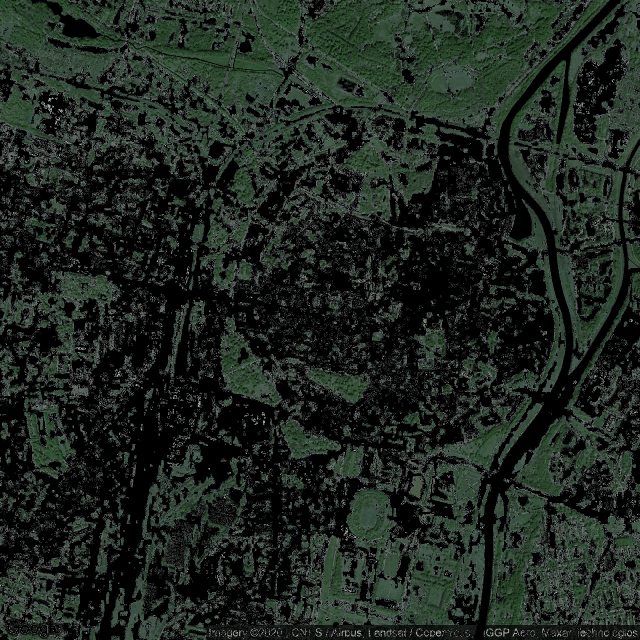
#> input picture final/Poznan.png, 1280 x 1280 px, found by its file name (shown at 1/2 size)
$ python '3 testy hue.py'
#> lines starting #> are read from the running program, lines starting #| are printed output that depends on the picture; after the words box and inside, x2 and y2 are one past the last pixel; in counts of white or black regions, pixels touching at a corner belong together
import cv2
import os
from matplotlib import pyplot as plt
import pandas as pd
os.environ["PROJ_LIB"] = r'D:\Anaconda_Python\Library\share'
from mpl_toolkits.basemap import Basemap
import numpy as np

os.chdir('D:\KK\OneDrive\Wroclaw w Liczbach\Gotowe projekty\\20191219 zielone miasta')
print(os.getcwd())

# wybrane zostyało Closing 3 - opening 3


########################################
#sprawdzenie ile zajmuje rzeka

mapy = os.listdir(os.getcwd() + '\\mapy' )


mapy = 'Poznan.png'


Kroki = True

miasta = []
zielonosc = []
ilosc_pikseli_zielonych = []
x = []
y = []
ilosc_pikseli_rzeki = []
zielonosc_po_closing = []
zielonosc_po_opening = []


print(mapy)
miasto = mapy[0:-4]

mapa = cv2.imread(os.getcwd() + '\\mapy\\' + mapy)
#> mapa is the input picture: shape (1280, 1280, 3); mean B, G, R 32.2, 38.4, 30.3


mapa_RGB = cv2.cvtColor(mapa, cv2.COLOR_BGR2RGB)


R = 170
G = 218
B = 255

#Wybranie jedynie rzeki
rzeka = cv2.inRange(mapa_RGB, (R - 1, G - 1, B - 1), (R + 1, G + 1, B + 1))
#> rzeka: shape (1280, 1280); every value is 0

#zmianna na True - False
rzeka_TF = rzeka>0

#zmiana koloru na czarny w tym gdzie jest rzeka
mapa_final = np.copy(mapa)
mapa_final[rzeka_TF] = 0

#wxzytanie saletlity
satelita = cv2.imread(os.getcwd() + '\\mapy satelity\\'  + mapy)

satelita_RGB = cv2.cvtColor(satelita, cv2.COLOR_BGR2RGB)

satelita_hsv = cv2.cvtColor(satelita_RGB, cv2.COLOR_RGB2HSV)
#> satelita_hsv: shape (1280, 1280, 3); mean H, S, V 34.1, 29.8, 38.4

#usunięcie rzeki
satelita_hsv[rzeka_TF] = 0
satelita_RGB_1 = np.copy(satelita_RGB)
satelita_RGB_1[rzeka_TF] = 0
#plt.imshow(satelita_hsv)


for i in range(30,51,5):
    if Kroki:
        cv2.imwrite(os.getcwd() +'\\kroki testy\\h - ' + str(i) + " - " +  miasto + ' 08 satelita bez rzeki.jpg', satelita_RGB_1)

    #Wybranie jedynie zielonych
    mask = cv2.inRange(satelita_hsv, (i, 0, 0), (80, 255,255))


    #zmianna na True - False
    mask_TF = mask>0
    #print(np.sum(mask_TF))


    #zmiana koloru na czarny w tym gdzie nie było zielone
    satelita_RGB_2 = np.copy(satelita_RGB)
    satelita_RGB_2[~mask_TF] = 0
    if Kroki:
        cv2.imwrite(os.getcwd() +'\\kroki testy\\h - ' + str(i) + " - " +  miasto + ' 09 satelita zielone.jpg' , satelita_RGB_2)
    #plt.imshow(satelita_RGB_2)


    #wygładzenie - closing
    n = 3
    kernel_closing = np.ones((n,n),np.uint8)
    mask_closing = np.copy(mask)
    closing = cv2.morphologyEx(mask_closing, cv2.MORPH_CLOSE, kernel_closing)

    closing_TF = closing > 0
    satelita_RGB_3 = np.copy(satelita_RGB_1)
    satelita_RGB_3[~closing_TF] = 0
    if Kroki:
        cv2.imwrite(os.getcwd() +'\\kroki testy\\h - ' + str(i) + " - " +  miasto + ' 10 closing.jpg', satelita_RGB_3)
    #plt.imshow(satelita_RGB_3)


    m = 3
    kernel_opening = np.ones((m,m), np.uint8)
    opening = cv2.morphologyEx(closing, cv2.MORPH_OPEN, kernel_opening)


    opening_TF = opening > 0
    satelita_RGB_4 = np.copy(satelita_RGB_1)
    satelita_RGB_4[~opening_TF] = 0
    if Kroki:
        cv2.imwrite(os.getcwd() +'\\kroki testy\\h - ' + str(i) + " - " +  miasto + ' 11 po operacjach morfologicznych.jpg', satelita_RGB_4)
    # [9 lines of commented-out code are left out]
    miasta.append(miasto)
    ilosc_pikseli_zielonych.append(np.sum(opening_TF))
    x.append(opening.shape[0])
    y.append(opening.shape[1])
    ilosc_pikseli_rzeki.append(np.sum(rzeka_TF))
    zielonosc_po_closing.append(np.sum(closing_TF))
    zielonosc_po_opening.append(np.sum(opening_TF))

    zielonosc.append(np.sum(opening_TF) / (opening.shape[0] * opening.shape[1] - np.sum(rzeka_TF)))
#> this loop made 5 passes
#> pass 1, `mask = cv2.inRange(satelita_hsv, (i, 0, 0), (80, 255,255))`:
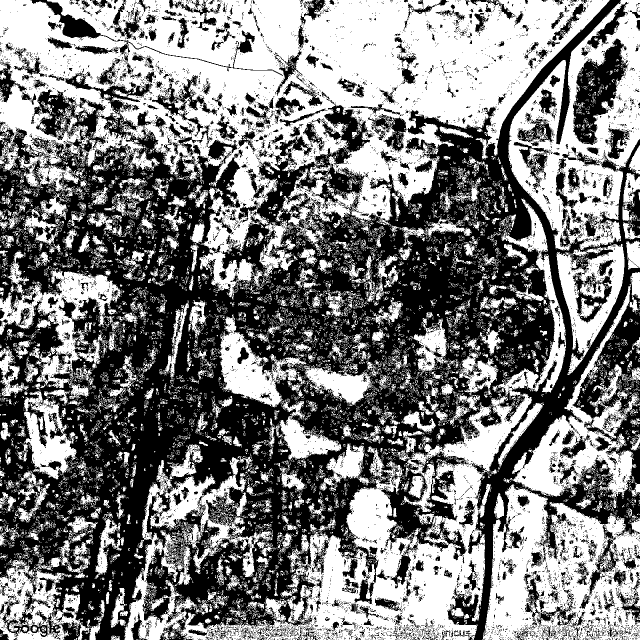
#> mask: shape (1280, 1280) (shown at 1/2 size); 49.8% white; 14789 white regions (13888 under 20 px), largest, box (x1, y1, x2, y2) and area: (0, 0, 1219, 594) 296746, (249, 397, 1132, 1280) 131597, (964, 968, 1280, 1280) 58389
#> pass 1, `closing = cv2.morphologyEx(mask_closing, cv2.MORPH_CLOSE, kernel_closi..`:
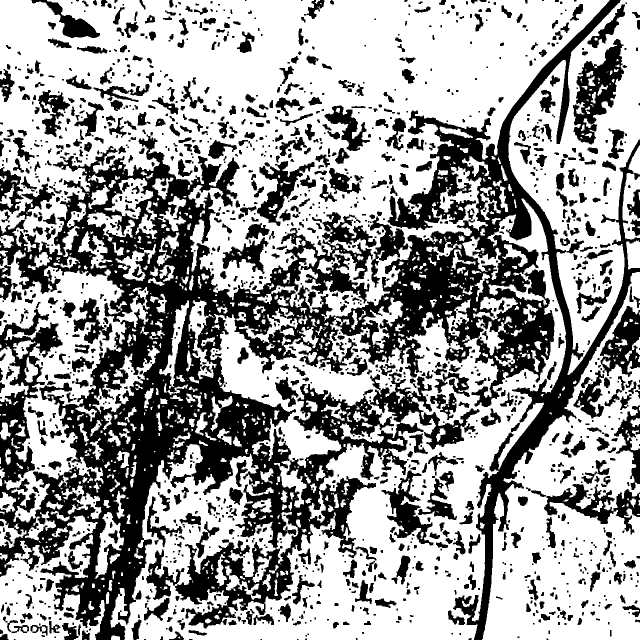
#> closing: shape (1280, 1280) (shown at 1/2 size); 62% white; 1663 black regions (681 under 20 px), largest, box (x1, y1, x2, y2) and area: (0, 269, 847, 1280) 282125, (671, 0, 1280, 1280) 131369, (1146, 78, 1248, 289) 9343
#> after the loop, ilosc_pikseli_rzeki = [0, 0, 0, 0, 0]; ilosc_pikseli_zielonych = [1007225, 1007225, 1007225, 1007225, 1007222]; miasta = ['Poznan', 'Poznan', 'Poznan', 'Poznan', 'Poznan']; x = [1280, 1280, 1280, 1280, 1280]; y = [1280, 1280, 1280, 1280, 1280]; zielonosc = [0.615, 0.615, 0.615, 0.615, 0.615]; zielonosc_po_closing = [1016221, 1016221, 1016221, 1016221, 1016220]; zielonosc_po_opening = [1007225, 1007225, 1007225, 1007225, 1007222]
    #print(str(i) + " " + zielonosc[i])

$ run again, with final/Bialystok.png copied over final/Poznan.png
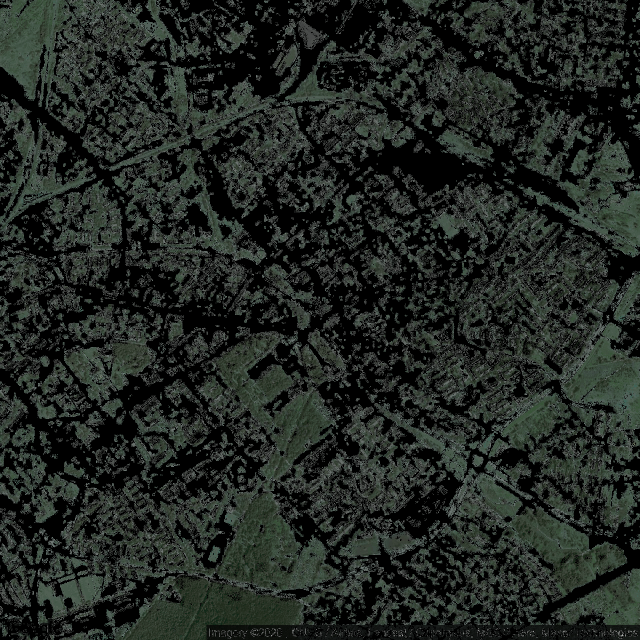
#> input picture final/Bialystok.png, 1280 x 1280 px, found by its file name (shown at 1/2 size)
#> mapa is the input picture: shape (1280, 1280, 3); mean B, G, R 34.7, 39, 33.8
#> rzeka: shape (1280, 1280); every value is 0
#> satelita_hsv: shape (1280, 1280, 3); mean H, S, V 33.2, 19.7, 39
#> after the loop `for i in range(30,51,5):`:
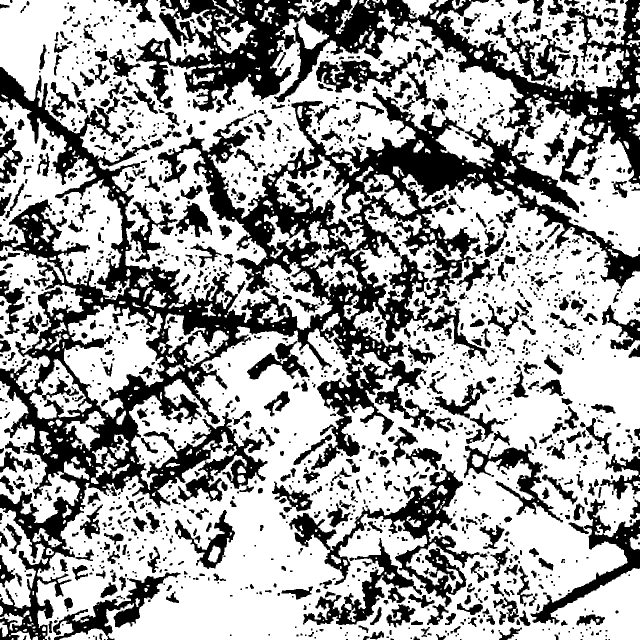
#> closing: shape (1280, 1280) (shown at 1/2 size); 63.3% white; 1907 black regions (916 under 20 px), largest, box (x1, y1, x2, y2) and area: (0, 134, 1280, 1280) 274076, (272, 0, 1280, 371) 91611, (578, 928, 959, 1214) 21471
#> after the loop `for i in range(30,51,5):`:
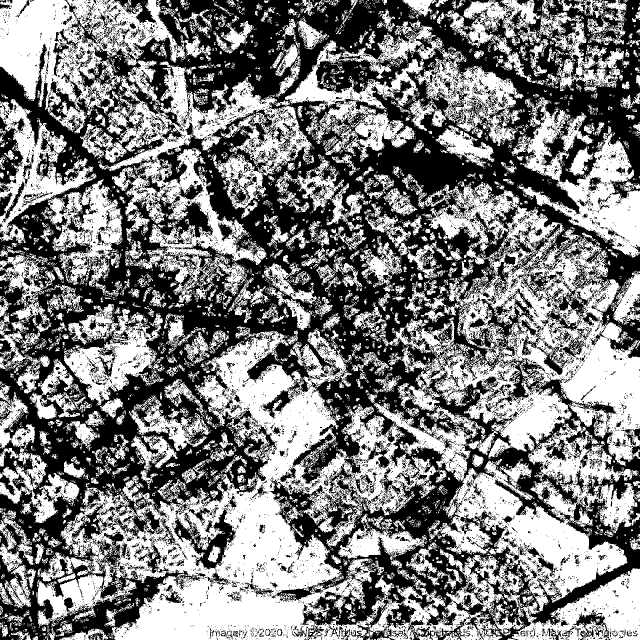
#> mask_closing: shape (1280, 1280) (shown at 1/2 size); 49.8% white; 7114 white regions (6393 under 20 px), largest, box (x1, y1, x2, y2) and area: (74, 359, 1280, 1280) 392058, (0, 0, 629, 607) 104102, (0, 198, 245, 594) 30201
#> after the loop `for i in range(30,51,5):`: ilosc_pikseli_rzeki = [0, 0, 0, 0, 0]; ilosc_pikseli_zielonych = [1036164, 1036164, 1036164, 1036052, 1031324]; miasta = ['Poznan', 'Poznan', 'Poznan', 'Poznan', 'Poznan']; x = [1280, 1280, 1280, 1280, 1280]; zielonosc = [0.632, 0.632, 0.632, 0.632, 0.629]; zielonosc_po_closing = [1041121, 1041121, 1041121, 1041025, 1036805]; zielonosc_po_opening = [1036164, 1036164, 1036164, 1036052, 1031324]

$ run again, with final/Gdansk.png copied over final/Poznan.png
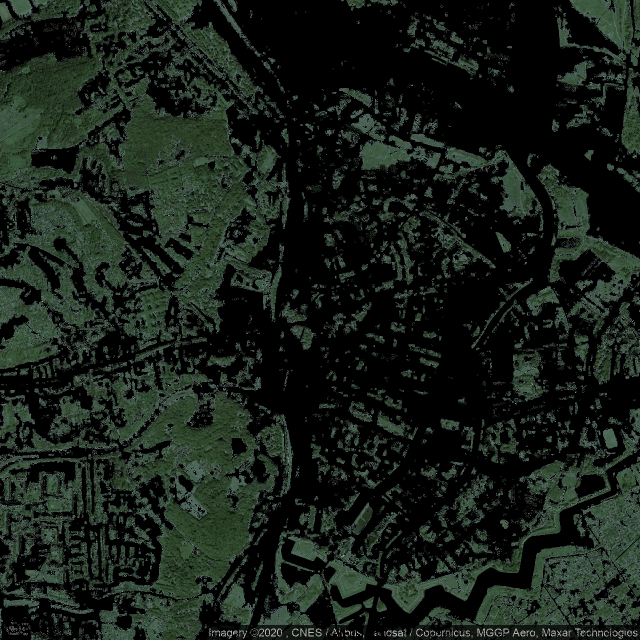
#> input picture final/Gdansk.png, 1280 x 1280 px, found by its file name (shown at 1/2 size)
#> mapa is the input picture: shape (1280, 1280, 3); mean B, G, R 24.7, 31.5, 23.3
#> rzeka: shape (1280, 1280); every value is 0
#> satelita_hsv: shape (1280, 1280, 3); mean H, S, V 26.8, 30.9, 31.5
#> after the loop `for i in range(30,51,5):`:
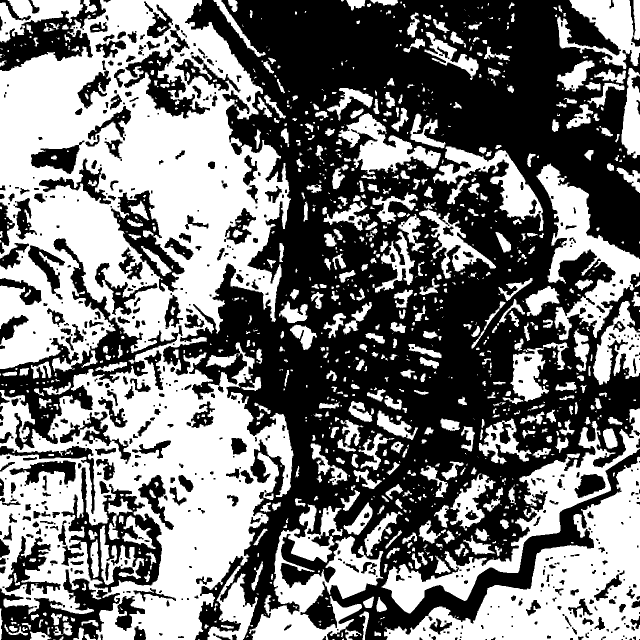
#> closing: shape (1280, 1280) (shown at 1/2 size); 46.9% white; 1062 white regions (456 under 20 px), largest, box (x1, y1, x2, y2) and area: (0, 0, 587, 1280) 419197, (768, 913, 1280, 1280) 64562, (763, 817, 1280, 1227) 30023
#> after the loop `for i in range(30,51,5):`:
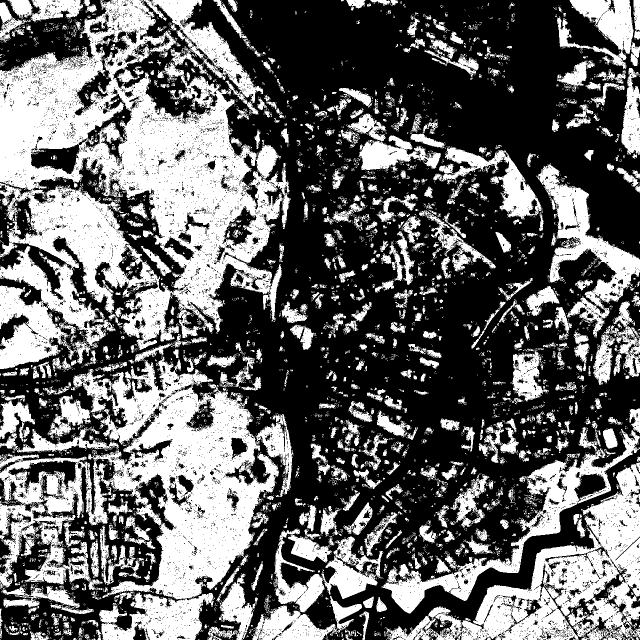
#> mask_closing: shape (1280, 1280) (shown at 1/2 size); 40.5% white; 6676 white regions (5944 under 20 px), largest, box (x1, y1, x2, y2) and area: (0, 0, 582, 738) 214877, (0, 714, 558, 1199) 112446, (769, 925, 1280, 1280) 55150
#> after the loop `for i in range(30,51,5):`: ilosc_pikseli_rzeki = [0, 0, 0, 0, 0]; ilosc_pikseli_zielonych = [765862, 765862, 765862, 765859, 762422]; miasta = ['Poznan', 'Poznan', 'Poznan', 'Poznan', 'Poznan']; x = [1280, 1280, 1280, 1280, 1280]; zielonosc = [0.467, 0.467, 0.467, 0.467, 0.465]; zielonosc_po_closing = [771736, 771736, 771736, 771735, 769078]; zielonosc_po_opening = [765862, 765862, 765862, 765859, 762422]

$ run again, with final/Gdynia.png copied over final/Poznan.png
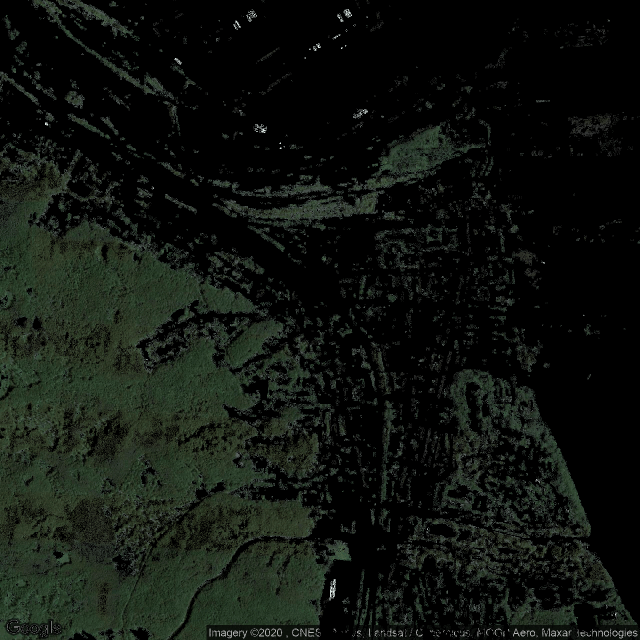
#> input picture final/Gdynia.png, 1280 x 1280 px, found by its file name (shown at 1/2 size)
#> mapa is the input picture: shape (1280, 1280, 3); mean B, G, R 15.2, 20.2, 15.9
#> rzeka: shape (1280, 1280); every value is 0
#> satelita_hsv: shape (1280, 1280, 3); mean H, S, V 20.3, 25.5, 20.2
#> the loop `for i in range(30,51,5):` made 5 passes
#> pass 1, `mask = cv2.inRange(satelita_hsv, (i, 0, 0), (80, 255,255))`:
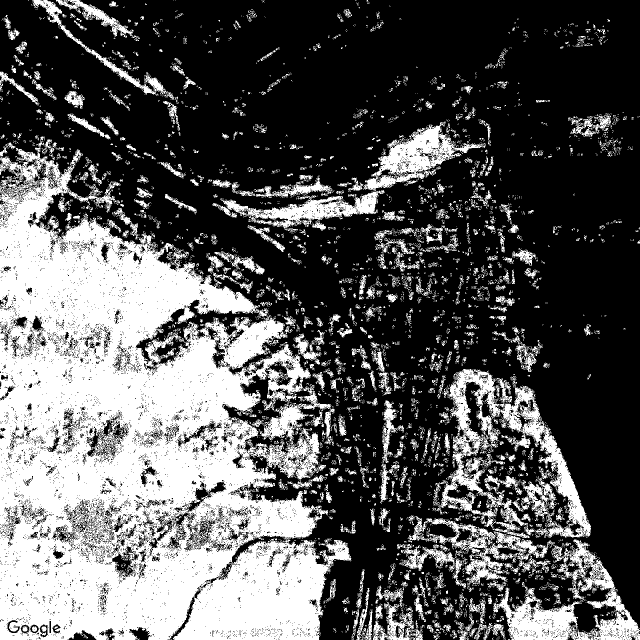
#> mask: shape (1280, 1280) (shown at 1/2 size); 35.3% white; 6704 white regions (6049 under 20 px), largest, box (x1, y1, x2, y2) and area: (0, 273, 702, 1280) 407939, (866, 738, 1182, 1076) 28435, (986, 1078, 1280, 1280) 18934
#> after the loop `for i in range(30,51,5):`:
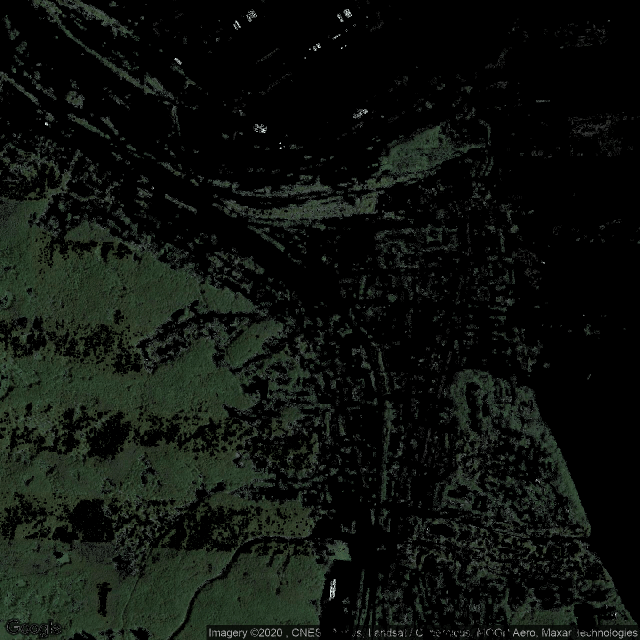
#> satelita_RGB_3: shape (1280, 1280, 3) (shown at 1/2 size); mean R, G, B 14.4, 18.5, 14
#> after the loop `for i in range(30,51,5):`: ilosc_pikseli_rzeki = [0, 0, 0, 0, 0]; ilosc_pikseli_zielonych = [693888, 693888, 693888, 625204, 587012]; miasta = ['Poznan', 'Poznan', 'Poznan', 'Poznan', 'Poznan']; x = [1280, 1280, 1280, 1280, 1280]; zielonosc = [0.424, 0.424, 0.424, 0.382, 0.358]; zielonosc_po_closing = [699003, 699003, 699003, 640633, 605501]; zielonosc_po_opening = [693888, 693888, 693888, 625204, 587012]
